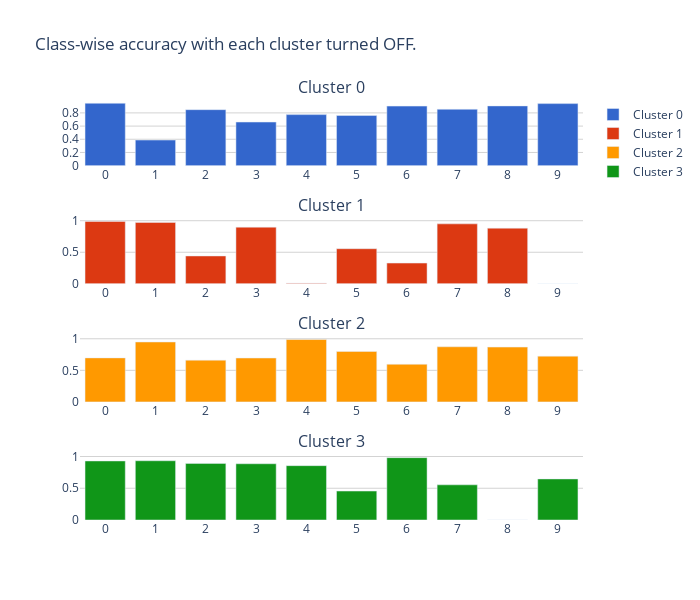

Source (notebook cell):
### Code cell
color_scale = pc.qualitative.G10  # You can use other scales like `pc.sequential.Plasma` or `pc.sequential.Viridis`
colors = color_scale[:num_clusters]  # Ensure we have enough colors for the number of clusters

# Create subplots: one row per cluster
fig = make_subplots(rows=num_clusters, cols=1, shared_xaxes=False, 
                    subplot_titles=[f'Cluster {i}' for i in range(num_clusters)])

for i in range(num_clusters):
    fig.add_trace(go.Bar(
        x=['0', '1', '2', '3', '4', '5', '6', '7', '8', '9'],
        y=classwise_accuracies[i],
        marker_color=colors[i],
        name=f'Cluster {i}',
    ), row=i+1, col=1)

# white background
fig.update_layout(plot_bgcolor='white')

# gridlines
fig.update_yaxes(showgrid=True, gridwidth=1, gridcolor='LightGray')

fig.update_layout(height=150 * num_clusters, width=700, title_text='Class-wise accuracy with each cluster turned OFF.')

fig.show()

### Figure 1 — Plotly figure (JSON) as saved in the notebook; plotly's stock layout.template omitted (floating-point values rounded to 4 significant figures)
{"data": [{"marker": {"color": "#3366CC"}, "name": "Cluster 0", "type": "bar", "x": ["0", "1", "2", "3", "4", "5", "6", "7", "8", "9"], "xaxis": "x", "y": [0.946, 0.388, 0.849, 0.661, 0.774, 0.761, 0.903, 0.855, 0.906, 0.941], "yaxis": "y"}, {"marker": {"color": "#DC3912"}, "name": "Cluster 1", "type": "bar", "x": ["0", "1", "2", "3", "4", "5", "6", "7", "8", "9"], "xaxis": "x2", "y": [0.989, 0.973, 0.441, 0.898, 0.009, 0.556, 0.328, 0.95, 0.882, 0.001], "yaxis": "y2"}, {"marker": {"color": "#FF9900"}, "name": "Cluster 2", "type": "bar", "x": ["0", "1", "2", "3", "4", "5", "6", "7", "8", "9"], "xaxis": "x3", "y": [0.697, 0.949, 0.661, 0.695, 0.988, 0.799, 0.596, 0.873, 0.868, 0.725], "yaxis": "y3"}, {"marker": {"color": "#109618"}, "name": "Cluster 3", "type": "bar", "x": ["0", "1", "2", "3", "4", "5", "6", "7", "8", "9"], "xaxis": "x4", "y": [0.93, 0.933, 0.892, 0.886, 0.856, 0.456, 0.982, 0.554, 0, 0.647], "yaxis": "y4"}], "layout": {"annotations": [{"font": {"size": 16}, "showarrow": false, "text": "Cluster 0", "x": 0.5, "xanchor": "center", "xref": "paper", "y": 1, "yanchor": "bottom", "yref": "paper"}, {"font": {"size": 16}, "showarrow": false, "text": "Cluster 1", "x": 0.5, "xanchor": "center", "xref": "paper", "y": 0.7188, "yanchor": "bottom", "yref": "paper"}, {"font": {"size": 16}, "showarrow": false, "text": "Cluster 2", "x": 0.5, "xanchor": "center", "xref": "paper", "y": 0.4375, "yanchor": "bottom", "yref": "paper"}, {"font": {"size": 16}, "showarrow": false, "text": "Cluster 3", "x": 0.5, "xanchor": "center", "xref": "paper", "y": 0.1562, "yanchor": "bottom", "yref": "paper"}], "height": 600, "plot_bgcolor": "white", "title": {"text": "Class-wise accuracy with each cluster turned OFF."}, "width": 700, "xaxis": {"anchor": "y", "domain": [0, 1]}, "xaxis2": {"anchor": "y2", "domain": [0, 1]}, "xaxis3": {"anchor": "y3", "domain": [0, 1]}, "xaxis4": {"anchor": "y4", "domain": [0, 1]}, "yaxis": {"anchor": "x", "domain": [0.8438, 1], "gridcolor": "LightGray", "gridwidth": 1, "showgrid": true}, "yaxis2": {"anchor": "x2", "domain": [0.5625, 0.7188], "gridcolor": "LightGray", "gridwidth": 1, "showgrid": true}, "yaxis3": {"anchor": "x3", "domain": [0.2812, 0.4375], "gridcolor": "LightGray", "gridwidth": 1, "showgrid": true}, "yaxis4": {"anchor": "x4", "domain": [0, 0.1562], "gridcolor": "LightGray", "gridwidth": 1, "showgrid": true}}}
